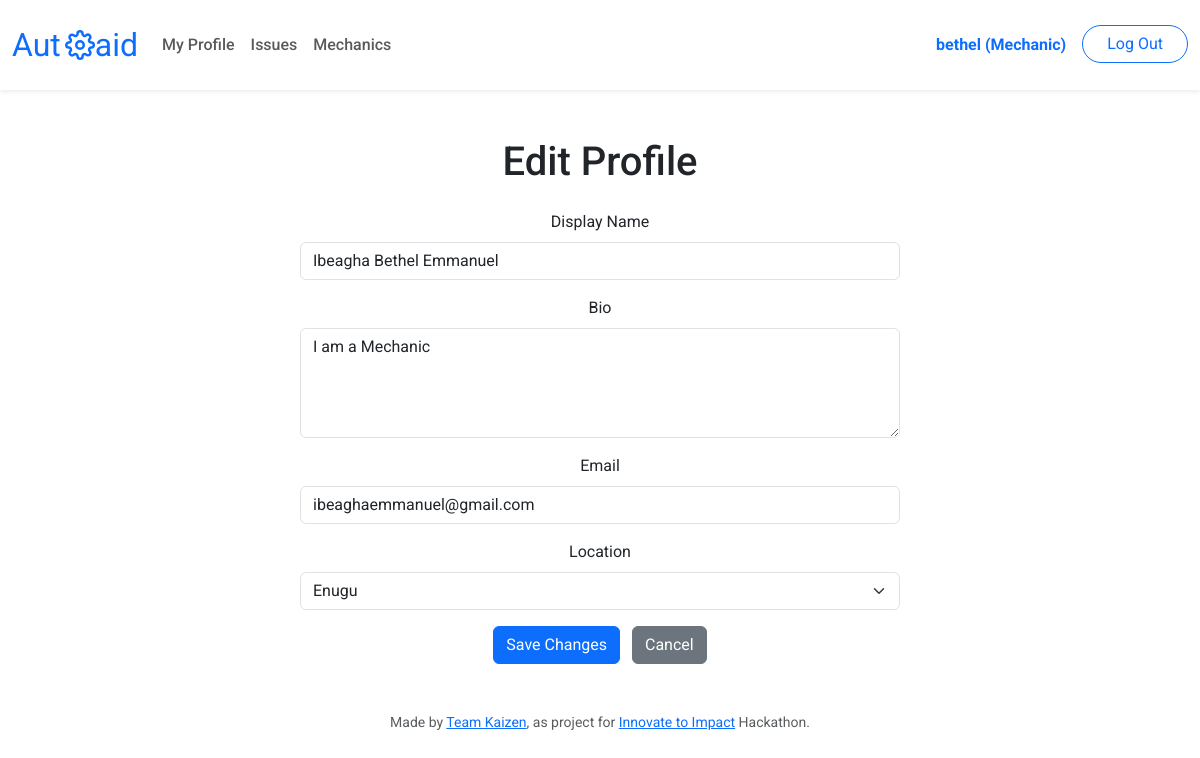
Screenshot of /edit_profile (signed in) with the database file from the repository.
### tables this page shows
CREATE TABLE users (
    id INTEGER PRIMARY KEY AUTOINCREMENT NOT NULL,
    username TEXT NOT NULL UNIQUE,
    hash TEXT NOT NULL,
    role INTEGER NOT NULL CHECK (role IN (0, 1))
);

CREATE TABLE profiles (
    id INTEGER PRIMARY KEY AUTOINCREMENT NOT NULL,
    display_name TEXT NOT NULL,
    bio TEXT NOT NULL,
    email TEXT NOT NULL UNIQUE,
    user_id INTEGER NOT NULL,
    location_id INTEGER NOT NULL,
    FOREIGN KEY(user_id) REFERENCES users(id),
    FOREIGN KEY(location_id) REFERENCES locations(id)
);

CREATE TABLE locations (
    id INTEGER PRIMARY KEY AUTOINCREMENT NOT NULL,
    name TEXT NOT NULL
);

### app.py (the view, shortened to what this page needs)
@app.route("/edit_profile", methods=["GET", "POST"])
@login_required
def edit_profile():
    id = session["user_id"]
    info = db.execute("SELECT * FROM users WHERE id=?", id)[0]
    username = info["username"]
    role = info["role"]
    if role: role = "(Mechanic)"
    else: role = "(Customer)"
    if request.method == "GET":
        profile = db.execute("""SELECT
                profiles.display_name AS display_name,
                profiles.bio AS bio,
                profiles.email AS email,
                profiles.location_id AS location_id,
                locations.name AS location
            FROM profiles JOIN locations ON profiles.location_id=locations.id
            WHERE profiles.user_id = ?;
        """, id)[0]
        locations = db.execute("SELECT * FROM locations;")
        if not profile: return redirect("/create_profile")
        return render_template("edit_profile.html", profile=profile, LOCATIONS=LOCATIONS, username=username, role=role)

### app.py (called while the page is built)
@app.after_request
def after_request(response):
    response.headers["Cache-Control"] = "no-cache, no-store, must-revalidate"
    response.headers["Expires"] = 0
    response.headers["Pragma"] = "no-cache"
    return response

### helpers.py (called while the page is built)
def login_required(f):
    @wraps(f)
    def decorated_function(*args, **kwargs):
        if session.get("user_id") is None:
            return redirect("/login")
        return f(*args, **kwargs)
    return decorated_function

### templates/edit_profile.html (shortened to what this page needs)
{% extends "layout.html" %}
{% block main %}
<h1 class="mb-4">Edit Profile</h1>
<form action="/edit_profile" method="POST" class="mx-auto" style="max-width: 600px;">
    <div class="mb-3">
        <label for="display_name" class="form-label">Display Name</label>
        <input
            type="text"
            class="form-control"
            id="display_name"
            name="display_name"
            value="{{ profile.display_name }}"
            required
        />
    </div>
    <div class="mb-3">
        <label for="bio" class="form-label">Bio</label>
        <textarea
            class="form-control"
            id="bio"
            name="bio"
            rows="4"
            required
        >{{ profile.bio }}</textarea>
    </div>
    <div class="mb-3">
        <label for="email" class="form-label">Email</label>
        <input
            type="email"
            class="form-control"
            id="email"
            name="email"
            value="{{ profile.email }}"
            required
        />
    </div>
    <div class="mb-3">
        <label for="location_id" class="form-label">Location</label>
        <select class="form-select" id="location_id" name="location_id" required>
            {% for location in LOCATIONS %}
            <option
                value="{{ location.id }}"
                {% if location.id == profile.location_id %}selected{% endif %}
            >
                {{ location.name }}
            </option>
            {% endfor %}
        </select>
    </div>
    <div class="text-center">
        <button type="submit" class="btn btn-primary">Save Changes</button>
        <a href="/profile" class="btn btn-secondary ms-2">Cancel</a>
    </div>
</form>
{% endblock %}

### templates/layout.html (shortened to what this page needs)
<!DOCTYPE html>
<html lang="en">
    <head>
        <link
            href="https://cdn.jsdelivr.net/npm/bootstrap@5.3.2/dist/css/bootstrap.min.css"
            rel="stylesheet"
        />
        <link href="/static/styles.css" rel="stylesheet" />
    </head>
    <body>
        <nav class="navbar navbar-expand-md navbar-light bg-white shadow-sm py-3">
    <div class="container-fluid">
        <a class="navbar-brand d-flex align-items-center" href="/">
            <span class="text-primary me-1">Aut</span>
            <img src="/static/fix-icon.svg" width="30" height="30" alt="o">
            <span class="text-primary">aid</span>
        </a>
        <div class="collapse navbar-collapse" id="navbar">
            {% if session["user_id"] %}
            <ul class="navbar-nav me-auto">
                <li class="nav-item">
                    <a class="nav-link fw-medium" href="/profile">My Profile</a>
                </li>
                <li class="nav-item">
                    <a class="nav-link fw-medium" href="/issues">Issues</a>
                </li>
                <li class="nav-item">
                    <a class="nav-link fw-medium" href="/mechanics">Mechanics</a>
                </li>
            </ul>
            <ul class="navbar-nav ms-auto">
                <li class="nav-item">
                    <a class="nav-link text-primary fw-bold">{{ username }} {{ role }}</a>
                </li>
                <li class="nav-item">
                    <a class="btn btn-outline-primary rounded-pill ms-2 px-4" href="/logout">Log Out</a>
                </li>
            </ul>
            {% endif %}
        </div>
    </div>
</nav>
        <main class="container py-5 px-3 text-center">
            {% block main %}{% endblock %}
        </main>
        <footer class="mb-5">
            <p class="mb-3 small text-center text-muted">
                Made by <a href="">Team Kaizen</a>, as project for
                <a href="https://cs50.harvard.edu/x/2024/"
                    >Innovate to Impact</a
                >
                Hackathon.
            </p>
        </footer>
    </body>
</html>

### static/styles.css (style rules this page uses)
nav .navbar-brand { font-size: xx-large; }
body { font-family: "Roboto", sans-serif; }

### rows the page displays
users: username "bethel"
profiles: display_name "Ibeagha Bethel Emmanuel", bio "I am a Mechanic", email "ibeaghaemmanuel@gmail.com", location_id "Enugu"

### other values shown
{{ role }} "(Mechanic)"
